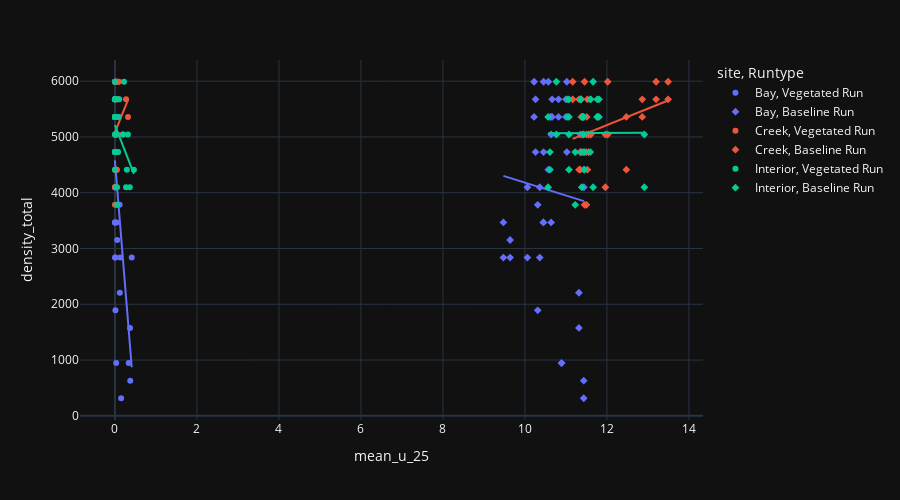

Here is the notebook cell this chart was saved with:
### Code cell
fig = px.scatter(dff, x='mean_u_25', y='density_total', symbol='Runtype', color='site', trendline='ols', template='plotly_dark')
#fig = px.scatter(base_df, x='mean_u_25', y='density_total', symbol='site', color='site')
fig.update_layout(
    height=500,
    autosize=True,)
fig.show()
